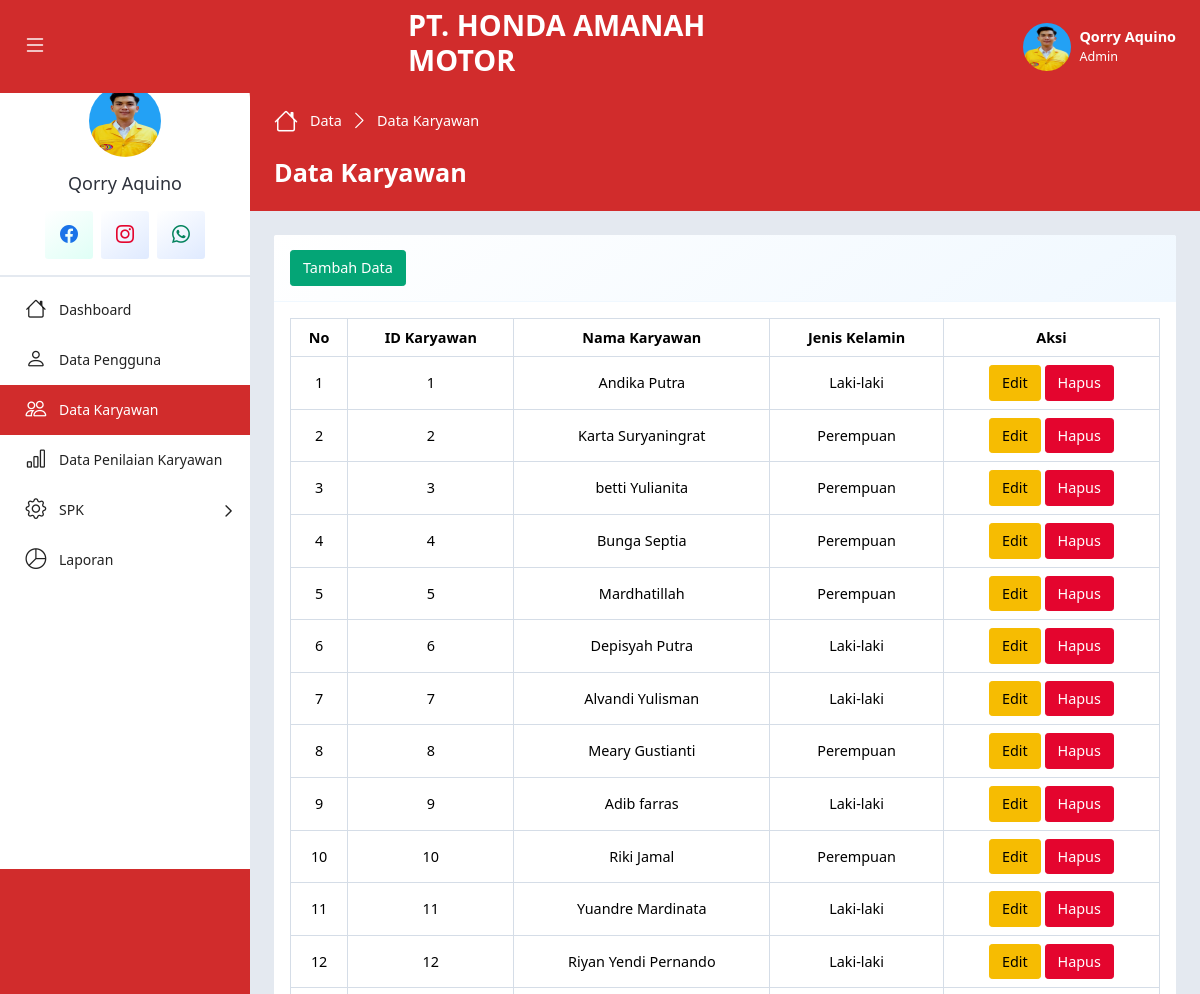
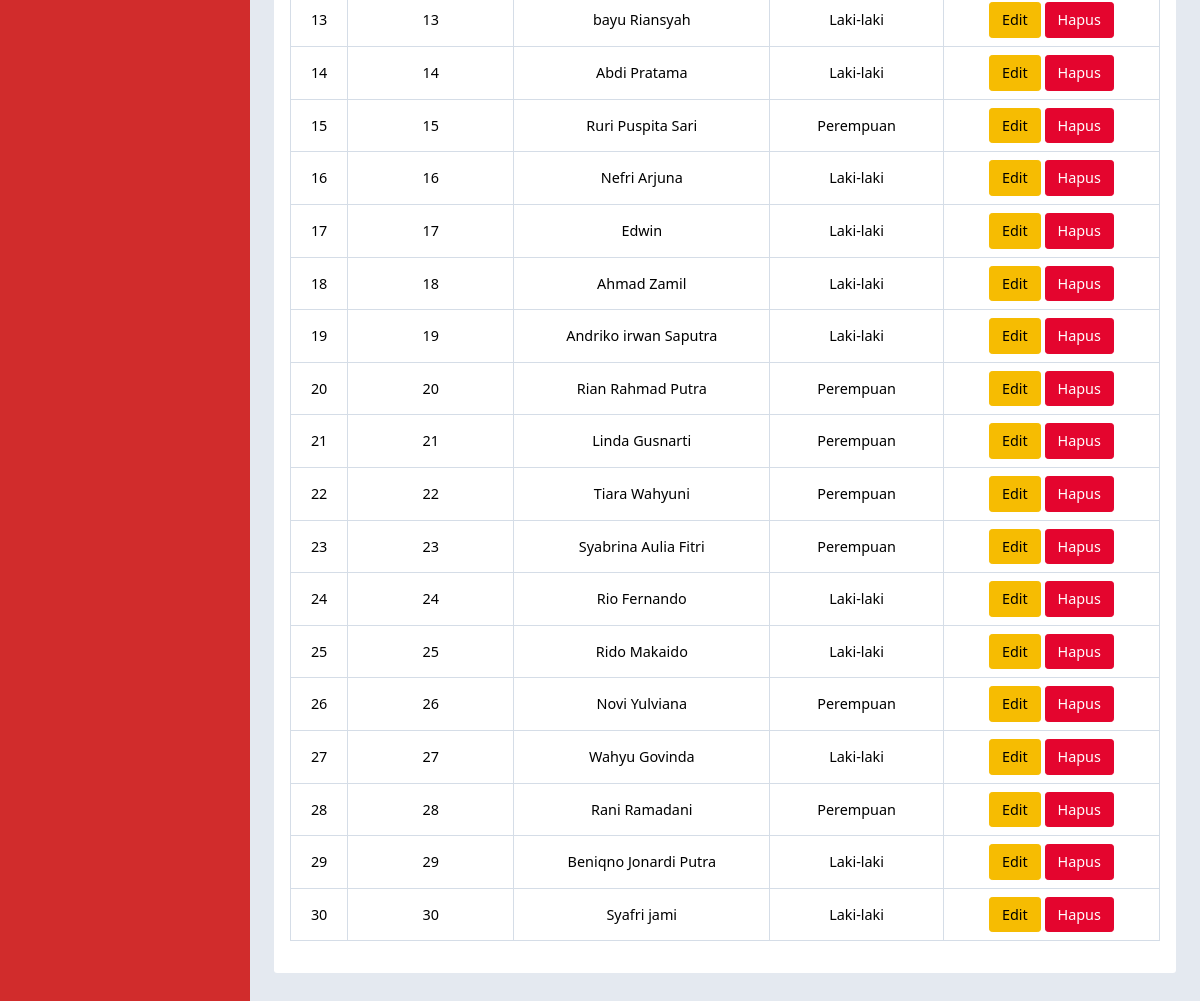
The page /?p=Karyawan (signed in) on the database its author committed (2 pictures, top to bottom).
### tables this page shows
CREATE TABLE `pengguna` (
  `id_pengguna` int(11) NOT NULL,
  `username` varchar(15) NOT NULL,
  `password` varchar(10) NOT NULL,
  `nama_pengguna` varchar(30) NOT NULL,
  `jabatan` varchar(30) NOT NULL,
  `foto_pengguna` text NOT NULL,
  `simpan_pengguna` timestamp NOT NULL DEFAULT current_timestamp() ON UPDATE current_timestamp()
);

CREATE TABLE `karyawan` (
  `id_karyawan` int(11) NOT NULL,
  `nama_karyawan` varchar(30) NOT NULL,
  `jk_karyawan` enum('Laki-laki','Perempuan') NOT NULL,
  `simpan_karyawan` timestamp NOT NULL DEFAULT current_timestamp() ON UPDATE current_timestamp()
);

### index.php (called while the page is built, shortened)
<?php
require_once 'app/config/db.php';
require_once 'app/config/crud.php';
$crud = new CRUD();
$file = "package.json";
$getJSON = file_get_contents($file);
$dataProject = json_decode($getJSON, true);
$akses = $dataProject['akses'];
include_once 'app/routes/web.php';

### app/config/db.php (called while the page is built, shortened)
<?php
class DB
{
    public function __construct()
    {
        $this->con = mysqli_connect(
            self::HOST,
            self::USER,
            self::PASS,
            self::DB
        );
    }
}

### app/config/crud.php (called while the page is built, shortened)
<?php
class CRUD extends DB
{
    public function read($table, $opsi = "")
    {
        return mysqli_query(
            $this->con,
            "SELECT * FROM $table $opsi"
        );
    }
}

### app/controller/dashboard/data_karyawan.php (called while the page is built, shortened)
<?php
$no = 1;
$queryKaryawan = $crud->read(
    "Karyawan",
    "ORDER BY id_karyawan ASC"
);

### app/view/page/dashboard/data_karyawan.php (the view, shortened to what this page needs)
<!DOCTYPE html>
<html lang="en">
<head>
    <?php include 'app/view/layout/head.php' ?>
</head>
<body>
    <?php include 'app/controller/dashboard/data_karyawan.php' ?>
    <div class="page-wrapper">
        <?php include 'app/view/layout/navbar.php' ?>
        <div class="main-container">
            <?php include 'app/view/layout/sidebar.php' ?>
            <div class="app-container">
                <div class="app-hero-header mb-4">
                    <div class="d-flex align-items-center mb-4">
                        <ol class="breadcrumb">
                            <li class="breadcrumb-item">
                                <i class="bi bi-house lh-1"></i>
                                <a href="index.html" class="text-decoration-none"><?= $dataPage['panel'] ?></a>
                            </li>
                            <li class="breadcrumb-item" aria-current="page"><?= $dataPage['page'] ?></li>
                        </ol>
                    </div>
                    <h3 class="fw-bolder text-white my-3"><?= $dataPage['page'] ?></h3>
                </div>
                <div class="app-body">
                    <div class="row gx-3">
                        <div class="col-xl-12 col-sm-12 col-12">
                            <div class="card mb-3">
                                <div class="card-header">
                                    <button class="btn btn-success" data-bs-toggle="modal"
                                        data-bs-target="#tambahModal">
                                        Tambah Data
                                    </button>
                                </div>
                                <div class="card-body">
                                    <div class="table-responsive">
                                        <table class="table table-bordered table-hover text-center align-middle">
                                            <thead>
                                                <tr>
                                                    <th>No</th>
                                                    <th>ID Karyawan</th>
                                                    <th>Nama Karyawan</th>
                                                    <th>Jenis Kelamin</th>
                                                    <th>Aksi</th>
                                                </tr>
                                            </thead>
                                            <tbody>
                                                <?php foreach ($queryKaryawan as $row) : ?>
                                                <tr>
                                                    <td><?= $no++ ?></td>
                                                    <td><?= $row['id_karyawan'] ?></td>
                                                    <td><?= $row['nama_karyawan'] ?></td>
                                                    <td><?= $row['jk_karyawan'] ?></td>
                                                    <td>
                                                        <button type="button" class="btn btn-warning"
                                                            data-bs-toggle="modal"
                                                            data-bs-target="#editModal<?= $no ?>">
                                                            Edit
                                                        </button>
                                                        <button type="button" class="btn btn-danger"
                                                            data-bs-toggle="modal"
                                                            data-bs-target="#hapusModal<?= $no ?>">
                                                            Hapus
                                                        </button>
                                                    </td>
                                                </tr>
                                                <?php endforeach ?>
                                            </tbody>
                                        </table>
                                    </div>
                                </div>
                            </div>
                        </div>
                    </div>
                </div>
                <?php include 'app/view/layout/sidebar.php' ?>
            </div>
        </div>
    </div>
</body>
</html>

### app/routes/web.php (shortened to what this page needs)
<?php
if (isset($_GET['p'])) {
    $page = $_GET['p'];
    include 'app/routes/dashboard.php';
}

### app/routes/dashboard.php (shortened to what this page needs)
<?php
if (isset($_SESSION[$akses]) == true) {
    $id_pengguna = $_SESSION['id_pengguna'];
    $dataPengguna = mysqli_fetch_array(
        $crud->read(
            "pengguna",
            "WHERE id_pengguna = '$id_pengguna'"
        )
    );
    if ($page == "Dashboard") {
        $dataPage = [
            "panel" => "Home",
            "page" => "Dashboard"
        ];
        include 'app/view/page/dashboard/dashboard.php';
    } elseif ($page == "Logout") {
        session_destroy();
        echo $fungsi->Redirect('?a=Login');
    } elseif ($page == "Pengguna") {
        $dataPage = [
            "panel" => "Data",
            "page" => "Data Pengguna"
        ];
        include 'app/view/page/dashboard/data_pengguna.php';
    } elseif ($page == "Karyawan") {
        $dataPage = [
            "panel" => "Data",
            "page" => "Data Karyawan"
        ];
        include 'app/view/page/dashboard/data_karyawan.php';
    } elseif ($page == "Nilai") {
        $dataPage = [
            "panel" => "Data",
            "page" => "Data Penilaian"
        ];
        include 'app/view/page/dashboard/data_nilai.php';
    } elseif ($page == "Kriteria") {
        $dataPage = [
            "panel" => "SPK",
            "page" => "Kriteria"
        ];
        include 'app/view/page/dashboard/spk_kriteria.php';
    } elseif ($page == "Sub") {
        $dataPage = [
            "panel" => "SPK",
            "page" => "Sub Kriteria"
        ];
        include 'app/view/page/dashboard/spk_sub.php';
    } elseif ($page == "PSI") {
        $dataPage = [
            "panel" => "SPK",
            "page" => "Metode Preference Selection Index (PSI)"
        ];
        include 'app/view/page/dashboard/spk_psi.php';
    } elseif ($page == "Hasil") {
        $dataPage = [
            "panel" => "SPK",
            "page" => "Hasil Perhitungan Metode PSI"
        ];
        include 'app/view/page/dashboard/spk_hasil.php';
    } elseif ($page == "DataKeputusan") {
        $dataPage = [
            "panel" => "Data",
            "page" => "Data Keputusan"
        ];
        include 'app/view/page/dashboard/data_keputusan.php';
    } elseif ($page == "Laporan") {
        $dataPage = [
            "panel" => "Laporan",
            "page" => "Laporan Pemilihan Karyawan Terbaik"
        ];
        include 'app/view/page/dashboard/laporan.php';
    } else {
        echo $fungsi->Redirect('?p=Dashboard');
    }
} else {
    echo $fungsi->Redirect('?a=Login');
}

### app/view/layout/head.php (shortened to what this page needs)
<link rel="stylesheet" type="text/css" href="assets/css/bootstrap-icons.css" />
<link rel="stylesheet" type="text/css" href="assets/css/main.min.css" />
<link rel="stylesheet" type="text/css" href="assets/css/OverlayScrollbars.min.css" />
<link rel="stylesheet" href="https://cdn.jsdelivr.net/npm/bootstrap-icons@1.3.0/font/bootstrap-icons.css" />

### app/view/layout/navbar.php (shortened to what this page needs)
<div class="app-header d-flex align-items-center">
    <div class="d-flex col">
        <button class="pin-sidebar" id="pin-sidebar">
            <i class="bi bi-list lh-1 text-white"></i>
        </button>
    </div>
    <div class="app-brand py-2 col">
        <h2 class="text-white text-uppercase fw-bolder">
            PT. Honda Amanah Motor
        </h2>
    </div>
    <div class="header-actions col">
        <div class="dropdown ms-3">
            <a id="userSettings" class="dropdown-toggle d-flex py-2 align-items-center text-decoration-none" href="#!"
                role="button" data-bs-toggle="dropdown" aria-expanded="false">
                <img src="assets/imgs/pengguna/<?= $dataPengguna['foto_pengguna'] ?>" class="rounded-circle img-3x"
                    alt="" />
                <div class="ms-2 text-truncate d-lg-block d-none text-white">
                    <span class="fw-bolder"><?= $dataPengguna['nama_pengguna'] ?></span>
                    <span class="d-flex small"><?= $dataPengguna['jabatan'] ?></span>
                </div>
            </a>
        </div>
    </div>
</div>

### app/view/layout/sidebar.php (shortened to what this page needs)
<nav id="sidebar" class="sidebar-wrapper">
    <div class="sidebar-profile">
        <img src="assets/imgs/pengguna/<?= $dataPengguna['foto_pengguna'] ?>" class="profile-user mb-3" alt="" />
        <div class="text-center">
            <h5 class="profile-name m-0 text-nowrap text-truncate">
                <?= $dataPengguna['nama_pengguna'] ?>
            </h5>
        </div>
        <div class="d-flex align-items-center mt-lg-3 gap-2">
            <a href="https://www.facebook.com/profile.php?id=588361737894378&_rdc=2&_rdr"
                class="icon-box md grd-success-light rounded-2">
                <i class="bi bi-facebook fs-5 text-primary"></i>
            </a>
            <a href="https://www.instagram.com/explore/locations/1013913417/smpn-3-padang-panjang/"
                class="icon-box md grd-info-light rounded-2">
                <i class="bi bi-instagram fs-5 text-danger"></i>
            </a>
            <a href="https://wa.me/6282246820856" class="icon-box md grd-info-light rounded-2">
                <i class="bi bi-whatsapp fs-5 text-success"></i>
            </a>
        </div>
    </div>
    <div class="sidebarMenuScroll">
        <ul class="sidebar-menu">
            <li class="<?= $page == "Dashboard" ? 'active current-page' : '' ?>">
                <a href="?p=Dashboard">
                    <i class="bi bi-house"></i>
                    <span class="menu-text">Dashboard</span>
                </a>
            </li>
            <?php if ($dataPengguna['jabatan'] == "Admin"): ?>
            <li class="<?= $page == "Pengguna" ? 'active current-page' : '' ?>">
                <a href="?p=Pengguna">
                    <i class="bi bi-person"></i>
                    <span class="menu-text">Data Pengguna</span>
                </a>
            </li>
            <li class="<?= $page == "Karyawan" ? 'active current-page' : '' ?>">
                <a href="?p=Karyawan">
                    <i class="bi bi-people"></i>
                    <span class="menu-text">Data Karyawan</span>
                </a>
            </li>
            <li class="<?= $page == "Nilai" ? 'active current-page' : '' ?>">
                <a href="?p=Nilai">
                    <i class="bi bi-bar-chart"></i>
                    <span class="menu-text">Data Penilaian Karyawan</span>
                </a>
            </li>
            <li class="treeview <?= ($page == "Kriteria" or $page == "PSI" or $page == "Sub") ? 'active' : '' ?>">
                <a href="#!">
                    <i class="bi bi-gear"></i>
                    <span class="menu-text">SPK</span>
                </a>
            </li>
            <?php endif ?>
            <li class="<?= $page == "Laporan" ? 'active current-page' : '' ?>">
                <a href="?p=Laporan">
                    <i class="bi bi-pie-chart"></i>
                    <span class="menu-text">Laporan</span>
                </a>
            </li>
        </ul>
    </div>
</nav>

### rows shown on the page
pengguna: foto_pengguna (picture), nama_pengguna "Qorry Aquino", jabatan "Admin"
karyawan: id_karyawan "1", nama_karyawan "Andika Putra", jk_karyawan "Laki-laki"
karyawan: id_karyawan "2", nama_karyawan "Karta Suryaningrat", jk_karyawan "Perempuan"
karyawan: id_karyawan "3", nama_karyawan "betti Yulianita", jk_karyawan "Perempuan"
karyawan: id_karyawan "4", nama_karyawan "Bunga Septia", jk_karyawan "Perempuan"
karyawan: id_karyawan "5", nama_karyawan "Mardhatillah", jk_karyawan "Perempuan"
karyawan: id_karyawan "6", nama_karyawan "Depisyah Putra", jk_karyawan "Laki-laki"
karyawan: id_karyawan "7", nama_karyawan "Alvandi Yulisman", jk_karyawan "Laki-laki"
karyawan: id_karyawan "8", nama_karyawan "Meary Gustianti", jk_karyawan "Perempuan"
karyawan: id_karyawan "9", nama_karyawan "Adib farras", jk_karyawan "Laki-laki"
karyawan: id_karyawan "10", nama_karyawan "Riki Jamal", jk_karyawan "Perempuan"
karyawan: id_karyawan "11", nama_karyawan "Yuandre Mardinata", jk_karyawan "Laki-laki"
karyawan: id_karyawan "12", nama_karyawan "Riyan Yendi Pernando", jk_karyawan "Laki-laki"
karyawan: id_karyawan "13", nama_karyawan "bayu Riansyah", jk_karyawan "Laki-laki"
karyawan: id_karyawan "14", nama_karyawan "Abdi Pratama", jk_karyawan "Laki-laki"
karyawan: id_karyawan "15", nama_karyawan "Ruri Puspita Sari", jk_karyawan "Perempuan"
karyawan: id_karyawan "16", nama_karyawan "Nefri Arjuna", jk_karyawan "Laki-laki"
karyawan: id_karyawan "17", nama_karyawan "Edwin", jk_karyawan "Laki-laki"
karyawan: id_karyawan "18", nama_karyawan "Ahmad Zamil", jk_karyawan "Laki-laki"
karyawan: id_karyawan "19", nama_karyawan "Andriko irwan Saputra", jk_karyawan "Laki-laki"
karyawan: id_karyawan "20", nama_karyawan "Rian Rahmad Putra", jk_karyawan "Perempuan"
karyawan: id_karyawan "21", nama_karyawan "Linda Gusnarti", jk_karyawan "Perempuan"
karyawan: id_karyawan "22", nama_karyawan "Tiara Wahyuni", jk_karyawan "Perempuan"
karyawan: id_karyawan "23", nama_karyawan "Syabrina Aulia Fitri", jk_karyawan "Perempuan"
karyawan: id_karyawan "24", nama_karyawan "Rio Fernando", jk_karyawan "Laki-laki"
karyawan: id_karyawan "25", nama_karyawan "Rido Makaido", jk_karyawan "Laki-laki"
karyawan: id_karyawan "26", nama_karyawan "Novi Yulviana", jk_karyawan "Perempuan"
karyawan: id_karyawan "27", nama_karyawan "Wahyu Govinda", jk_karyawan "Laki-laki"
karyawan: id_karyawan "28", nama_karyawan "Rani Ramadani", jk_karyawan "Perempuan"
karyawan: id_karyawan "29", nama_karyawan "Beniqno Jonardi Putra", jk_karyawan "Laki-laki"
karyawan: id_karyawan "30", nama_karyawan "Syafri jami", jk_karyawan "Laki-laki"

### other values the page prints
$dataPage['panel'] "Data"
$dataPage['page'] "Data Karyawan"
